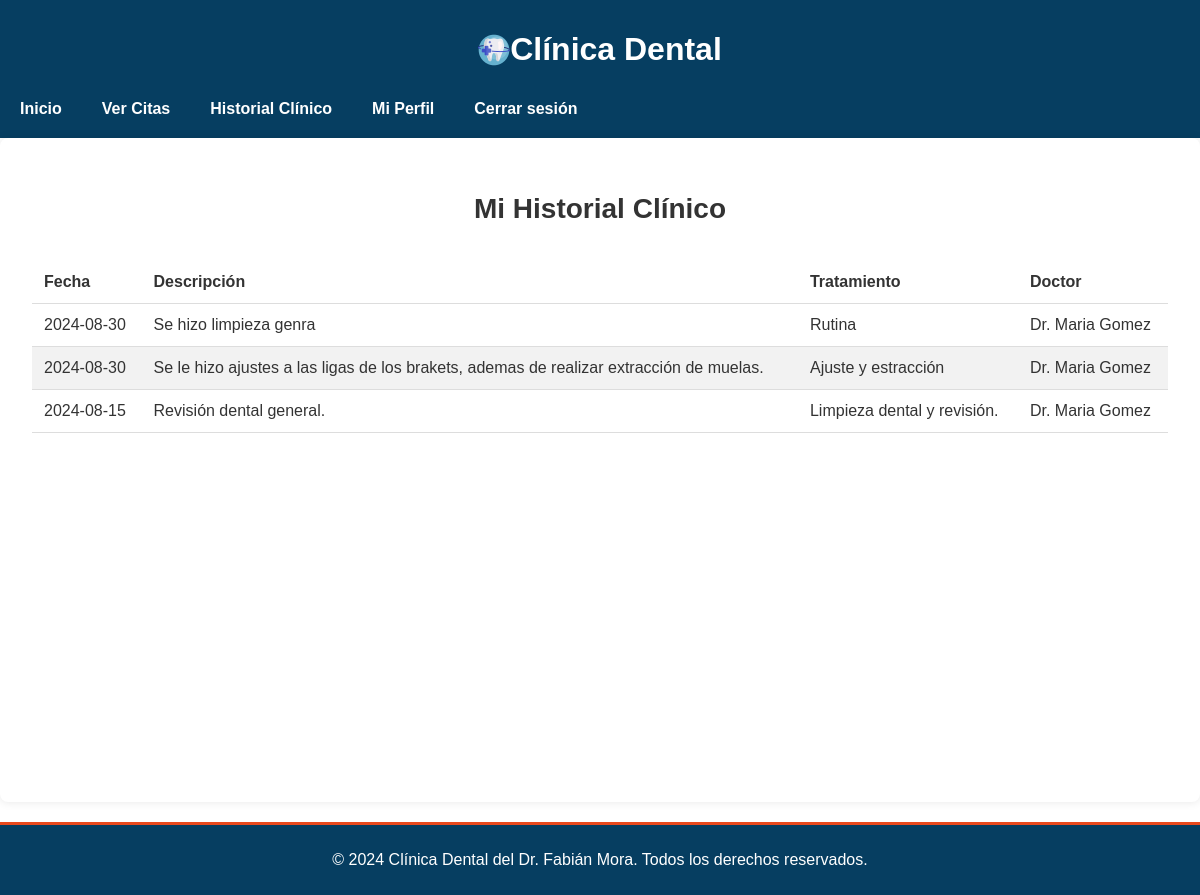
/Pacientes/ver_historial.php (signed in), run on the app's committed database.
### tables this page shows
CREATE TABLE `historial_clinico` (
  `id` int(11) NOT NULL,
  `paciente_id` int(11) NOT NULL,
  `fecha` date NOT NULL,
  `descripcion` text DEFAULT NULL,
  `tratamiento` text DEFAULT NULL,
  `doctor_id` int(11) NOT NULL
);

CREATE TABLE `doctores` (
  `id` int(11) NOT NULL,
  `usuario_id` int(11) DEFAULT NULL,
  `especialidad` varchar(100) DEFAULT NULL,
  `sede_id` int(11) DEFAULT NULL,
  `telefono` varchar(20) DEFAULT NULL,
  `nombre` varchar(100) DEFAULT NULL,
  `direccion` varchar(255) NOT NULL,
  `email` varchar(255) DEFAULT NULL,
  `fecha_nacimiento` date DEFAULT NULL
);

### Pacientes/ver_historial.php (the view, shortened to what this page needs)
<?php
require '../Conexion/conexion.php';
try {
    $stmt = $pdo->prepare('SELECT historial_clinico.id, historial_clinico.fecha, historial_clinico.descripcion, historial_clinico.tratamiento, doctores.nombre AS doctor
                           FROM historial_clinico
                           JOIN doctores ON historial_clinico.doctor_id = doctores.id
                           WHERE historial_clinico.paciente_id = :paciente_id
                           ORDER BY historial_clinico.fecha DESC');
    $stmt->execute(['paciente_id' => $_SESSION['usuario_id']]);
    $historiales = $stmt->fetchAll(PDO::FETCH_ASSOC);
} catch (PDOException $e) {
    die('Error en la consulta: ' . $e->getMessage());
}
?>
<!DOCTYPE html>
<html lang="es">
<head>
    <link rel="stylesheet" href="/css/styles.css">
</head>
<body>
    <header class="header">
        <div class="container">
            <h1 class="logo">
                <img src="/Imagenes/odontologia.png" alt="Logo de Clínica Dental">
                Clínica Dental
            </h1>
            <nav class="nav">
                <a href="principal_pacientes.php" class="nav-link">Inicio</a>
                <a href="ver_citas.php" class="nav-link">Ver Citas</a>
                <a href="ver_historial.php" class="nav-link">Historial Clínico</a>
                <a href="perfil.php" class="nav-link">Mi Perfil</a>
                <a href="../logout.php" class="nav-link">Cerrar sesión</a>
            </nav>
        </div>
    </header>
    <main>
        <section class="container-principal">
            <h2>Mi Historial Clínico</h2>
            <table class="table">
                <thead>
                    <tr>
                        <th>Fecha</th>
                        <th>Descripción</th>
                        <th>Tratamiento</th>
                        <th>Doctor</th>
                    </tr>
                </thead>
                <tbody>
                    <?php if (count($historiales) > 0): ?>
                        <?php foreach ($historiales as $historial): ?>
                            <tr>
                                <td><?php echo htmlspecialchars($historial['fecha']); ?></td>
                                <td><?php echo htmlspecialchars($historial['descripcion']); ?></td>
                                <td><?php echo htmlspecialchars($historial['tratamiento']); ?></td>
                                <td><?php echo htmlspecialchars($historial['doctor']); ?></td>
                            </tr>
                        <?php endforeach; ?>
                    <?php else: ?>
                        <tr>
                            <td colspan="4">No tienes historial clínico disponible.</td>
                        </tr>
                    <?php endif; ?>
                </tbody>
            </table>
        </section>
    </main>
    <footer class="footer">
        <div class="container">
            <p>&copy; 2024 Clínica Dental del Dr. Fabián Mora. Todos los derechos reservados.</p>
        </div>
    </footer>
</body>
</html>

### css/styles.css (style rules this page uses)
body { font-family: 'Arial', sans-serif; margin: 0; padding: 0; }
.header { background: #063e61; color: #fff; padding: 10px 0; justify-content: center; }
.header .logo { display: flex; align-items: center; justify-content: center; }
.header .logo img { max-width: 120px; height: auto; }
.nav { display: flex; justify-content: left; }
.nav .nav-link { text-decoration: none; color: #fff; padding: 10px 20px; display: block; font-weight: bold; transition: background 0.3s, color 0.3s; }
body { font-family: 'Arial', sans-serif; color: #333; margin: 0; padding: 0; }
footer { background: #063e61; color: #ffffff; text-align: center; padding: 10px 0; margin-top: 20px; border-top: #e8491d 3px solid; }
.table { width: 100%; height: 100%; border-collapse: collapse; margin-top: 20px; }
.table th, .table td { padding: 12px; text-align: left; border-bottom: 1px solid #ddd; }
.table th { background-color: none; color: #333; font-weight: bold; }
.table tr:nth-child(even) { background-color: #f2f2f2; }
.container-principal { padding: 2rem; max-width: 1200px; margin: 0 auto; background-color: #ffffff; border-radius: 8px; box-shadow: 0 0 10px rgba(0, 0, 0, 0.1); position: relative; min-height: 600px; display: flex; flex-direction: column; }
h2 { font-size: 1.75rem; color: #333; margin-bottom: 1rem; text-align: center; }

### data on the page
historial_clinico: fecha "2024-08-30", descripcion "Se hizo limpieza genra", tratamiento "Rutina", doctor.nombre "Dr. Maria Gomez"
historial_clinico: fecha "2024-08-30", descripcion "Se le hizo ajustes a las ligas de los brakets, ademas de realizar extracción de muelas.", tratamiento "Ajuste y estracción", doctor.nombre "Dr. Maria Gomez"
historial_clinico: fecha "2024-08-15", descripcion "Revisión dental general.", tratamiento "Limpieza dental y revisión.", doctor.nombre "Dr. Maria Gomez"
